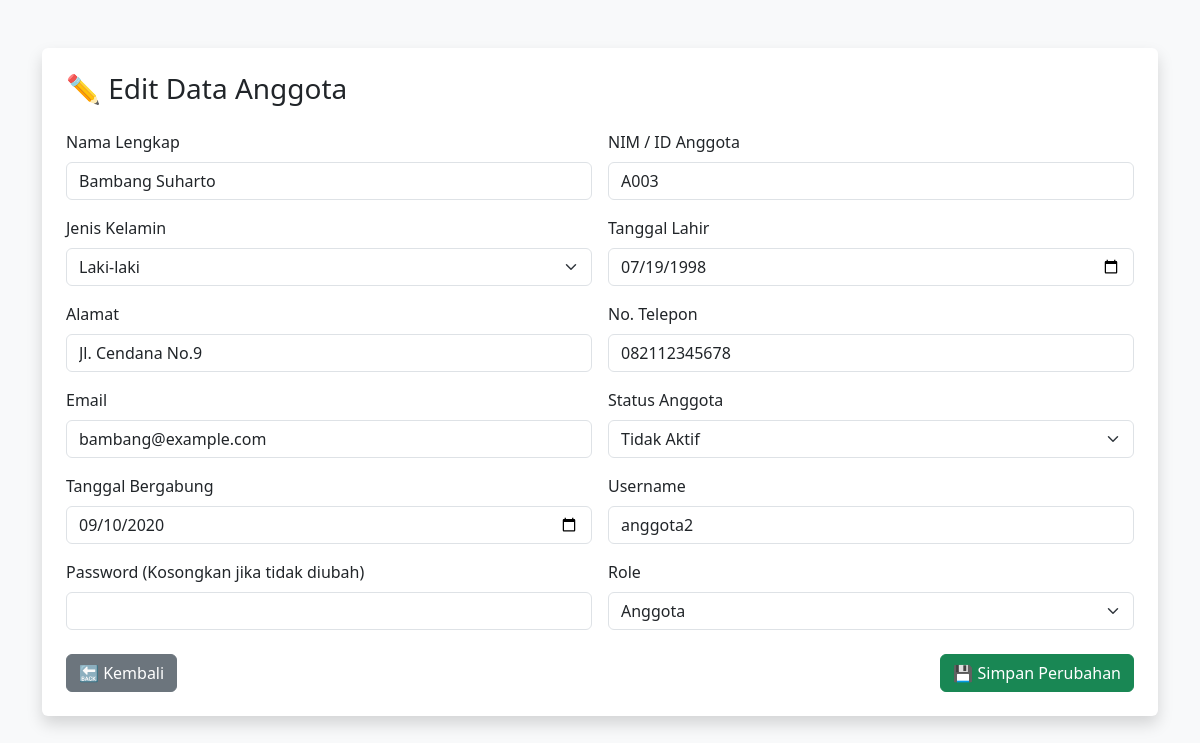
The page /edit_anggota.php?id=3 on the database its author committed.
### tables this page shows
CREATE TABLE IF NOT EXISTS anggota_perpustakaan (
    ID INT PRIMARY KEY,
    Nama_Lengkap VARCHAR(100),
    NIM_ID_Anggota VARCHAR(10),
    Jenis_Kelamin ENUM('Laki-laki', 'Perempuan'),
    Tanggal_Lahir DATE,
    Alamat VARCHAR(255),
    No_Telepon VARCHAR(15),
    Email VARCHAR(100),
    Status_Anggota ENUM('Aktif', 'Tidak Aktif'),
    Tanggal_Bergabung DATE,
    Username VARCHAR(50) NOT NULL UNIQUE,
    Password VARCHAR(255) NOT NULL,
    Role ENUM('Admin', 'Anggota') DEFAULT 'Anggota',
    Created_at TIMESTAMP DEFAULT CURRENT_TIMESTAMP
);

### edit_anggota.php (the view, shortened to what this page needs)
<?php
include 'koneksi.php';
$id = $_GET['id'] ?? null;
$query = "SELECT * FROM anggota_perpustakaan WHERE ID = $id";
$result = mysqli_query($conn, $query);
$data = mysqli_fetch_assoc($result);
?>
<!DOCTYPE html>
<html>
<head>
    <link href="https://cdn.jsdelivr.net/npm/bootstrap@5.3.0/dist/css/bootstrap.min.css" rel="stylesheet">
</head>
<body class="bg-light">
<div class="container mt-5">
    <div class="bg-white p-4 shadow rounded">
        <h3 class="mb-4">✏️ Edit Data Anggota</h3>
        <form method="POST">
            <div class="row g-3">
                <div class="col-md-6">
                    <label class="form-label">Nama Lengkap</label>
                    <input type="text" name="Nama_Lengkap" class="form-control" value="<?= $data['Nama_Lengkap'] ?>" required>
                </div>
                <div class="col-md-6">
                    <label class="form-label">NIM / ID Anggota</label>
                    <input type="text" name="NIM_ID_Anggota" class="form-control" value="<?= $data['NIM_ID_Anggota'] ?>" required>
                </div>
                <div class="col-md-6">
                    <label class="form-label">Jenis Kelamin</label>
                    <select name="Jenis_Kelamin" class="form-select" required>
                        <option value="Laki-laki" <?= $data['Jenis_Kelamin'] == 'Laki-laki' ? 'selected' : '' ?>>Laki-laki</option>
                    </select>
                </div>
                <div class="col-md-6">
                    <label class="form-label">Tanggal Lahir</label>
                    <input type="date" name="Tanggal_Lahir" class="form-control" value="<?= $data['Tanggal_Lahir'] ?>" required>
                </div>
                <div class="col-md-6">
                    <label class="form-label">Alamat</label>
                    <input type="text" name="Alamat" class="form-control" value="<?= $data['Alamat'] ?>" required>
                </div>
                <div class="col-md-6">
                    <label class="form-label">No. Telepon</label>
                    <input type="text" name="No_Telepon" class="form-control" value="<?= $data['No_Telepon'] ?>" required>
                </div>
                <div class="col-md-6">
                    <label class="form-label">Email</label>
                    <input type="email" name="Email" class="form-control" value="<?= $data['Email'] ?>" required>
                </div>
                <div class="col-md-6">
                    <label class="form-label">Status Anggota</label>
                    <select name="Status_Anggota" class="form-select" required>
                        <option value="Tidak Aktif" <?= $data['Status_Anggota'] == 'Tidak Aktif' ? 'selected' : '' ?>>Tidak Aktif</option>
                    </select>
                </div>
                <div class="col-md-6">
                    <label class="form-label">Tanggal Bergabung</label>
                    <input type="date" name="Tanggal_Bergabung" class="form-control" value="<?= $data['Tanggal_Bergabung'] ?>" required>
                </div>
                <div class="col-md-6">
                    <label class="form-label">Username</label>
                    <input type="text" name="Username" class="form-control" value="<?= $data['Username'] ?>" required>
                </div>
                <div class="col-md-6">
                    <label class="form-label">Password (Kosongkan jika tidak diubah)</label>
                    <input type="password" name="Password" class="form-control">
                </div>
                <div class="col-md-6">
                    <label class="form-label">Role</label>
                    <select name="Role" class="form-select" required>
                        <option value="Anggota" <?= $data['Role'] == 'Anggota' ? 'selected' : '' ?>>Anggota</option>
                    </select>
                </div>
            </div>
            <div class="mt-4 d-flex justify-content-between">
                <a href="halaman_admin.php" class="btn btn-secondary">🔙 Kembali</a>
                <button type="submit" class="btn btn-success">💾 Simpan Perubahan</button>
            </div>
        </form>
    </div>
</div>
</body>
</html>

### rows shown on the page
anggota_perpustakaan: Nama_Lengkap "Bambang Suharto", NIM_ID_Anggota "A003", Jenis_Kelamin "Laki-laki", Tanggal_Lahir "07/19/1998", Alamat "Jl. Cendana No.9", No_Telepon "082112345678", Email "bambang@example.com", Status_Anggota "Tidak Aktif", Tanggal_Bergabung "09/10/2020", Username "anggota2", Role "Anggota"
